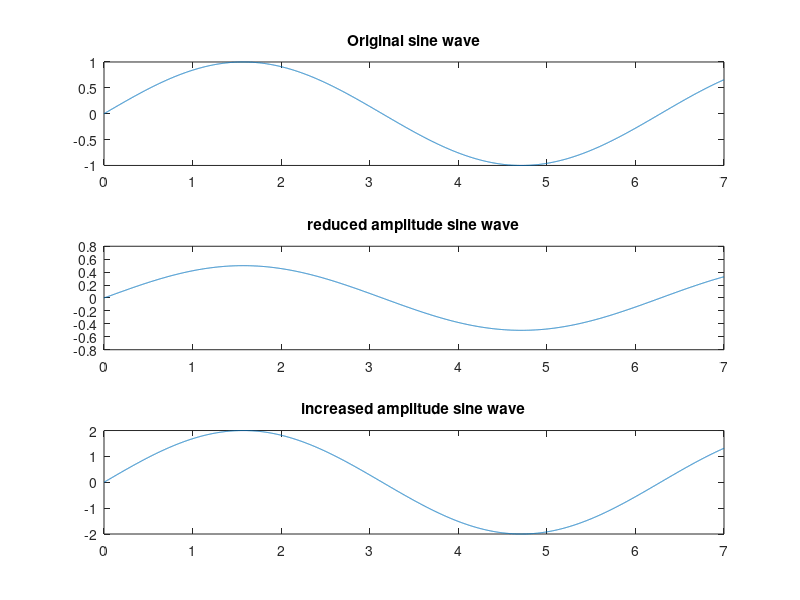

Recreate this plot in MATLAB.
clc;
clear all;
close all;
t=0:1/1000:7;
a1=0.5;
a2=2;
Am=1;
y1=Am*sin(t);
y2=a1*Am*sin(t);
y3=a2*Am*sin(t);
figure;
subplot(3,1,1);
plot(t,y1);
title('Original sine wave')
subplot(3,1,2);
plot(t,y2);
title('reduced amplitude sine wave')
subplot(3,1,3);
plot(t,y3);
title('increased amplitude sine wave');
